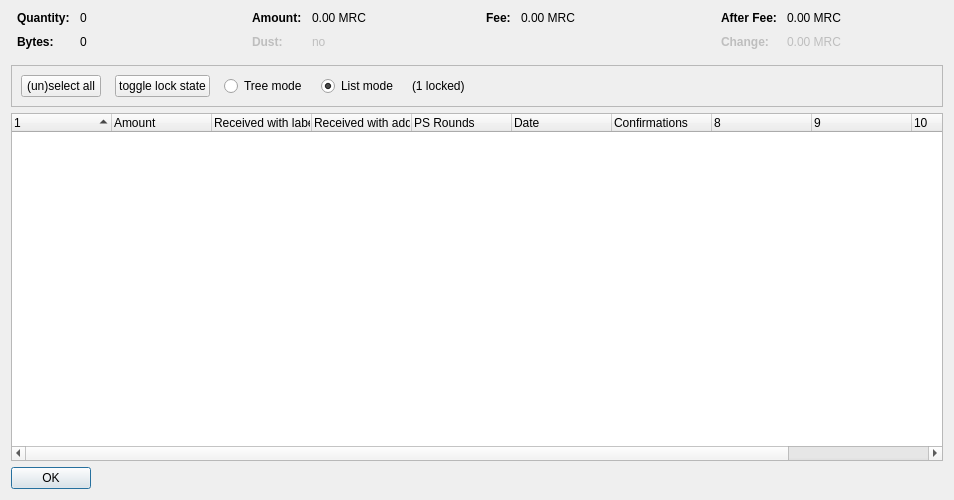
<?xml version="1.0" encoding="UTF-8"?>
<ui version="4.0">
 <class>CoinControlDialog</class>
 <widget class="QDialog" name="CoinControlDialog">
  <property name="geometry">
   <rect>
    <x>0</x>
    <y>0</y>
    <width>954</width>
    <height>500</height>
   </rect>
  </property>
  <property name="windowTitle">
   <string>Coin Selection</string>
  </property>
  <layout class="QVBoxLayout" name="verticalLayout">
   <item>
    <layout class="QHBoxLayout" name="horizontalLayoutTop" stretch="0,0,0,0">
     <property name="topMargin">
      <number>0</number>
     </property>
     <property name="bottomMargin">
      <number>10</number>
     </property>
     <item>
      <layout class="QFormLayout" name="formLayoutCoinControl1">
       <property name="horizontalSpacing">
        <number>10</number>
       </property>
       <property name="verticalSpacing">
        <number>10</number>
       </property>
       <property name="leftMargin">
        <number>6</number>
       </property>
       <property name="rightMargin">
        <number>6</number>
       </property>
       <item row="0" column="0">
        <widget class="QLabel" name="labelCoinControlQuantityText">
         <property name="font">
          <font>
           <weight>75</weight>
           <bold>true</bold>
          </font>
         </property>
         <property name="text">
          <string>Quantity:</string>
         </property>
        </widget>
       </item>
       <item row="0" column="1">
        <widget class="QLabel" name="labelCoinControlQuantity">
         <property name="cursor">
          <cursorShape>IBeamCursor</cursorShape>
         </property>
         <property name="contextMenuPolicy">
          <enum>Qt::ActionsContextMenu</enum>
         </property>
         <property name="text">
          <string notr="true">0</string>
         </property>
         <property name="textInteractionFlags">
          <set>Qt::LinksAccessibleByMouse|Qt::TextSelectableByKeyboard|Qt::TextSelectableByMouse</set>
         </property>
        </widget>
       </item>
       <item row="1" column="0">
        <widget class="QLabel" name="labelCoinControlBytesText">
         <property name="font">
          <font>
           <weight>75</weight>
           <bold>true</bold>
          </font>
         </property>
         <property name="text">
          <string>Bytes:</string>
         </property>
        </widget>
       </item>
       <item row="1" column="1">
        <widget class="QLabel" name="labelCoinControlBytes">
         <property name="cursor">
          <cursorShape>IBeamCursor</cursorShape>
         </property>
         <property name="contextMenuPolicy">
          <enum>Qt::ActionsContextMenu</enum>
         </property>
         <property name="text">
          <string notr="true">0</string>
         </property>
         <property name="textInteractionFlags">
          <set>Qt::LinksAccessibleByMouse|Qt::TextSelectableByKeyboard|Qt::TextSelectableByMouse</set>
         </property>
        </widget>
       </item>
      </layout>
     </item>
     <item>
      <layout class="QFormLayout" name="formLayoutCoinControl2">
       <property name="horizontalSpacing">
        <number>10</number>
       </property>
       <property name="verticalSpacing">
        <number>10</number>
       </property>
       <property name="leftMargin">
        <number>6</number>
       </property>
       <property name="rightMargin">
        <number>6</number>
       </property>
       <item row="0" column="0">
        <widget class="QLabel" name="labelCoinControlAmountText">
         <property name="font">
          <font>
           <weight>75</weight>
           <bold>true</bold>
          </font>
         </property>
         <property name="text">
          <string>Amount:</string>
         </property>
        </widget>
       </item>
       <item row="0" column="1">
        <widget class="QLabel" name="labelCoinControlAmount">
         <property name="cursor">
          <cursorShape>IBeamCursor</cursorShape>
         </property>
         <property name="contextMenuPolicy">
          <enum>Qt::ActionsContextMenu</enum>
         </property>
         <property name="text">
          <string notr="true">0.00 MRC</string>
         </property>
         <property name="textInteractionFlags">
          <set>Qt::LinksAccessibleByMouse|Qt::TextSelectableByKeyboard|Qt::TextSelectableByMouse</set>
         </property>
        </widget>
       </item>
       <item row="1" column="0">
        <widget class="QLabel" name="labelCoinControlLowOutputText">
         <property name="enabled">
          <bool>false</bool>
         </property>
         <property name="font">
          <font>
           <weight>75</weight>
           <bold>true</bold>
          </font>
         </property>
         <property name="text">
          <string>Dust:</string>
         </property>
        </widget>
       </item>
       <item row="1" column="1">
        <widget class="QLabel" name="labelCoinControlLowOutput">
         <property name="enabled">
          <bool>false</bool>
         </property>
         <property name="cursor">
          <cursorShape>IBeamCursor</cursorShape>
         </property>
         <property name="contextMenuPolicy">
          <enum>Qt::ActionsContextMenu</enum>
         </property>
         <property name="text">
          <string notr="true">no</string>
         </property>
         <property name="textInteractionFlags">
          <set>Qt::LinksAccessibleByMouse|Qt::TextSelectableByKeyboard|Qt::TextSelectableByMouse</set>
         </property>
        </widget>
       </item>
      </layout>
     </item>
     <item>
      <layout class="QFormLayout" name="formLayoutCoinControl3">
       <property name="horizontalSpacing">
        <number>10</number>
       </property>
       <property name="verticalSpacing">
        <number>10</number>
       </property>
       <property name="leftMargin">
        <number>6</number>
       </property>
       <property name="rightMargin">
        <number>6</number>
       </property>
       <item row="0" column="0">
        <widget class="QLabel" name="labelCoinControlFeeText">
         <property name="font">
          <font>
           <weight>75</weight>
           <bold>true</bold>
          </font>
         </property>
         <property name="text">
          <string>Fee:</string>
         </property>
        </widget>
       </item>
       <item row="0" column="1">
        <widget class="QLabel" name="labelCoinControlFee">
         <property name="cursor">
          <cursorShape>IBeamCursor</cursorShape>
         </property>
         <property name="contextMenuPolicy">
          <enum>Qt::ActionsContextMenu</enum>
         </property>
         <property name="text">
          <string notr="true">0.00 MRC</string>
         </property>
         <property name="textInteractionFlags">
          <set>Qt::LinksAccessibleByMouse|Qt::TextSelectableByKeyboard|Qt::TextSelectableByMouse</set>
         </property>
        </widget>
       </item>
      </layout>
     </item>
     <item>
      <layout class="QFormLayout" name="formLayoutCoinControl4">
       <property name="horizontalSpacing">
        <number>10</number>
       </property>
       <property name="verticalSpacing">
        <number>10</number>
       </property>
       <property name="leftMargin">
        <number>6</number>
       </property>
       <property name="rightMargin">
        <number>6</number>
       </property>
       <item row="0" column="0">
        <widget class="QLabel" name="labelCoinControlAfterFeeText">
         <property name="font">
          <font>
           <weight>75</weight>
           <bold>true</bold>
          </font>
         </property>
         <property name="text">
          <string>After Fee:</string>
         </property>
        </widget>
       </item>
       <item row="0" column="1">
        <widget class="QLabel" name="labelCoinControlAfterFee">
         <property name="cursor">
          <cursorShape>IBeamCursor</cursorShape>
         </property>
         <property name="contextMenuPolicy">
          <enum>Qt::ActionsContextMenu</enum>
         </property>
         <property name="text">
          <string notr="true">0.00 MRC</string>
         </property>
         <property name="textInteractionFlags">
          <set>Qt::LinksAccessibleByMouse|Qt::TextSelectableByKeyboard|Qt::TextSelectableByMouse</set>
         </property>
        </widget>
       </item>
       <item row="1" column="0">
        <widget class="QLabel" name="labelCoinControlChangeText">
         <property name="enabled">
          <bool>false</bool>
         </property>
         <property name="font">
          <font>
           <weight>75</weight>
           <bold>true</bold>
          </font>
         </property>
         <property name="text">
          <string>Change:</string>
         </property>
        </widget>
       </item>
       <item row="1" column="1">
        <widget class="QLabel" name="labelCoinControlChange">
         <property name="enabled">
          <bool>false</bool>
         </property>
         <property name="cursor">
          <cursorShape>IBeamCursor</cursorShape>
         </property>
         <property name="contextMenuPolicy">
          <enum>Qt::ActionsContextMenu</enum>
         </property>
         <property name="text">
          <string notr="true">0.00 MRC</string>
         </property>
         <property name="textInteractionFlags">
          <set>Qt::LinksAccessibleByMouse|Qt::TextSelectableByKeyboard|Qt::TextSelectableByMouse</set>
         </property>
        </widget>
       </item>
      </layout>
     </item>
    </layout>
   </item>
   <item>
    <widget class="QFrame" name="frame">
     <property name="minimumSize">
      <size>
       <width>0</width>
       <height>40</height>
      </size>
     </property>
     <property name="frameShape">
      <enum>QFrame::StyledPanel</enum>
     </property>
     <property name="frameShadow">
      <enum>QFrame::Sunken</enum>
     </property>
     <layout class="QHBoxLayout" name="horizontalLayout">
      <item>
       <layout class="QHBoxLayout" name="horizontalLayoutPanel" stretch="0,0,0,0,0,0">
        <property name="spacing">
         <number>14</number>
        </property>
        <item>
         <widget class="QPushButton" name="pushButtonSelectAll">
          <property name="sizePolicy">
           <sizepolicy hsizetype="Maximum" vsizetype="Fixed">
            <horstretch>0</horstretch>
            <verstretch>0</verstretch>
           </sizepolicy>
          </property>
          <property name="text">
           <string>(un)select all</string>
          </property>
          <property name="autoDefault">
           <bool>false</bool>
          </property>
         </widget>
        </item>
        <item>
         <widget class="QPushButton" name="pushButtonToggleLock">
          <property name="sizePolicy">
           <sizepolicy hsizetype="Maximum" vsizetype="Fixed">
            <horstretch>0</horstretch>
            <verstretch>0</verstretch>
           </sizepolicy>
          </property>
          <property name="text">
           <string>toggle lock state</string>
          </property>
          <property name="autoDefault">
           <bool>false</bool>
          </property>
         </widget>
        </item>
        <item>
         <widget class="QRadioButton" name="radioTreeMode">
          <property name="sizePolicy">
           <sizepolicy hsizetype="Maximum" vsizetype="Fixed">
            <horstretch>0</horstretch>
            <verstretch>0</verstretch>
           </sizepolicy>
          </property>
          <property name="text">
           <string>Tree mode</string>
          </property>
         </widget>
        </item>
        <item>
         <widget class="QRadioButton" name="radioListMode">
          <property name="sizePolicy">
           <sizepolicy hsizetype="Maximum" vsizetype="Fixed">
            <horstretch>0</horstretch>
            <verstretch>0</verstretch>
           </sizepolicy>
          </property>
          <property name="text">
           <string>List mode</string>
          </property>
          <property name="checked">
           <bool>true</bool>
          </property>
         </widget>
        </item>
        <item>
         <widget class="QLabel" name="labelLocked">
          <property name="text">
           <string>(1 locked)</string>
          </property>
         </widget>
        </item>
        <item>
         <spacer name="horizontalSpacer">
          <property name="orientation">
           <enum>Qt::Horizontal</enum>
          </property>
          <property name="sizeHint" stdset="0">
           <size>
            <width>40</width>
            <height>20</height>
           </size>
          </property>
         </spacer>
        </item>
       </layout>
      </item>
     </layout>
    </widget>
   </item>
   <item>
    <widget class="CoinControlTreeWidget" name="treeWidget">
     <property name="contextMenuPolicy">
      <enum>Qt::CustomContextMenu</enum>
     </property>
     <property name="sortingEnabled">
      <bool>false</bool>
     </property>
     <property name="columnCount">
      <number>11</number>
     </property>
     <attribute name="headerShowSortIndicator" stdset="0">
      <bool>true</bool>
     </attribute>
     <attribute name="headerStretchLastSection">
      <bool>false</bool>
     </attribute>
     <column>
      <property name="text">
       <string/>
      </property>
     </column>
     <column>
      <property name="text">
       <string>Amount</string>
      </property>
     </column>
     <column>
      <property name="text">
       <string>Received with label</string>
      </property>
     </column>
     <column>
      <property name="text">
       <string>Received with address</string>
      </property>
     </column>
     <column>
      <property name="text">
       <string>PS Rounds</string>
      </property>
     </column>
     <column>
      <property name="text">
       <string>Date</string>
      </property>
     </column>
     <column>
      <property name="text">
       <string>Confirmations</string>
      </property>
      <property name="toolTip">
       <string>Confirmed</string>
      </property>
     </column>
     <column>
      <property name="text">
       <string/>
      </property>
     </column>
     <column>
      <property name="text">
       <string/>
      </property>
     </column>
     <column>
      <property name="text">
       <string/>
      </property>
     </column>
     <column>
      <property name="text">
       <string/>
      </property>
     </column>
    </widget>
   </item>
   <item>
    <widget class="QDialogButtonBox" name="buttonBox">
     <property name="sizePolicy">
      <sizepolicy hsizetype="Maximum" vsizetype="Fixed">
       <horstretch>0</horstretch>
       <verstretch>0</verstretch>
      </sizepolicy>
     </property>
     <property name="orientation">
      <enum>Qt::Horizontal</enum>
     </property>
     <property name="standardButtons">
      <set>QDialogButtonBox::Ok</set>
     </property>
    </widget>
   </item>
  </layout>
 </widget>
 <customwidgets>
  <customwidget>
   <class>CoinControlTreeWidget</class>
   <extends>QTreeWidget</extends>
   <header>coincontroltreewidget.h</header>
  </customwidget>
 </customwidgets>
 <resources/>
 <connections/>
</ui>
